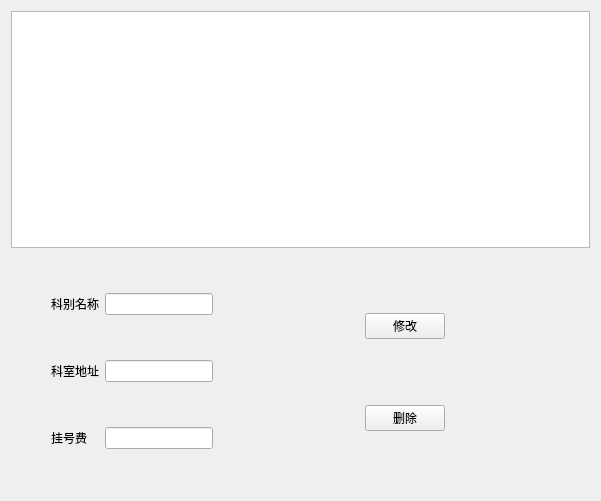
<?xml version="1.0" encoding="UTF-8"?>
<ui version="4.0">
 <class>SectionRoomRevise</class>
 <widget class="QWidget" name="SectionRoomRevise">
  <property name="geometry">
   <rect>
    <x>0</x>
    <y>0</y>
    <width>601</width>
    <height>501</height>
   </rect>
  </property>
  <property name="windowTitle">
   <string>Form</string>
  </property>
  <layout class="QVBoxLayout" name="verticalLayout_2">
   <item>
    <widget class="QTreeView" name="treeViewRevise"/>
   </item>
   <item>
    <layout class="QHBoxLayout" name="horizontalLayout">
     <item>
      <layout class="QGridLayout" name="gridLayout">
       <item row="2" column="2">
        <widget class="QLineEdit" name="lineEditMoney"/>
       </item>
       <item row="2" column="1">
        <widget class="QLabel" name="label_3">
         <property name="text">
          <string>挂号费</string>
         </property>
        </widget>
       </item>
       <item row="0" column="1">
        <widget class="QLabel" name="label">
         <property name="text">
          <string>科别名称</string>
         </property>
        </widget>
       </item>
       <item row="1" column="2">
        <widget class="QLineEdit" name="lineEditAddress"/>
       </item>
       <item row="1" column="1">
        <widget class="QLabel" name="label_2">
         <property name="text">
          <string>科室地址</string>
         </property>
        </widget>
       </item>
       <item row="0" column="2">
        <widget class="QLineEdit" name="lineEditName"/>
       </item>
       <item row="1" column="0">
        <spacer name="horizontalSpacer_3">
         <property name="orientation">
          <enum>Qt::Horizontal</enum>
         </property>
         <property name="sizeHint" stdset="0">
          <size>
           <width>40</width>
           <height>20</height>
          </size>
         </property>
        </spacer>
       </item>
      </layout>
     </item>
     <item>
      <spacer name="horizontalSpacer_2">
       <property name="orientation">
        <enum>Qt::Horizontal</enum>
       </property>
       <property name="sizeHint" stdset="0">
        <size>
         <width>40</width>
         <height>20</height>
        </size>
       </property>
      </spacer>
     </item>
     <item>
      <layout class="QVBoxLayout" name="verticalLayout">
       <item>
        <spacer name="verticalSpacer_2">
         <property name="orientation">
          <enum>Qt::Vertical</enum>
         </property>
         <property name="sizeHint" stdset="0">
          <size>
           <width>20</width>
           <height>40</height>
          </size>
         </property>
        </spacer>
       </item>
       <item>
        <widget class="QPushButton" name="btnRevise">
         <property name="text">
          <string>修改</string>
         </property>
        </widget>
       </item>
       <item>
        <spacer name="verticalSpacer">
         <property name="orientation">
          <enum>Qt::Vertical</enum>
         </property>
         <property name="sizeHint" stdset="0">
          <size>
           <width>20</width>
           <height>40</height>
          </size>
         </property>
        </spacer>
       </item>
       <item>
        <widget class="QPushButton" name="btnDelete">
         <property name="text">
          <string>删除</string>
         </property>
        </widget>
       </item>
       <item>
        <spacer name="verticalSpacer_3">
         <property name="orientation">
          <enum>Qt::Vertical</enum>
         </property>
         <property name="sizeHint" stdset="0">
          <size>
           <width>20</width>
           <height>40</height>
          </size>
         </property>
        </spacer>
       </item>
      </layout>
     </item>
     <item>
      <spacer name="horizontalSpacer">
       <property name="orientation">
        <enum>Qt::Horizontal</enum>
       </property>
       <property name="sizeHint" stdset="0">
        <size>
         <width>40</width>
         <height>20</height>
        </size>
       </property>
      </spacer>
     </item>
    </layout>
   </item>
  </layout>
 </widget>
 <resources/>
 <connections/>
</ui>
